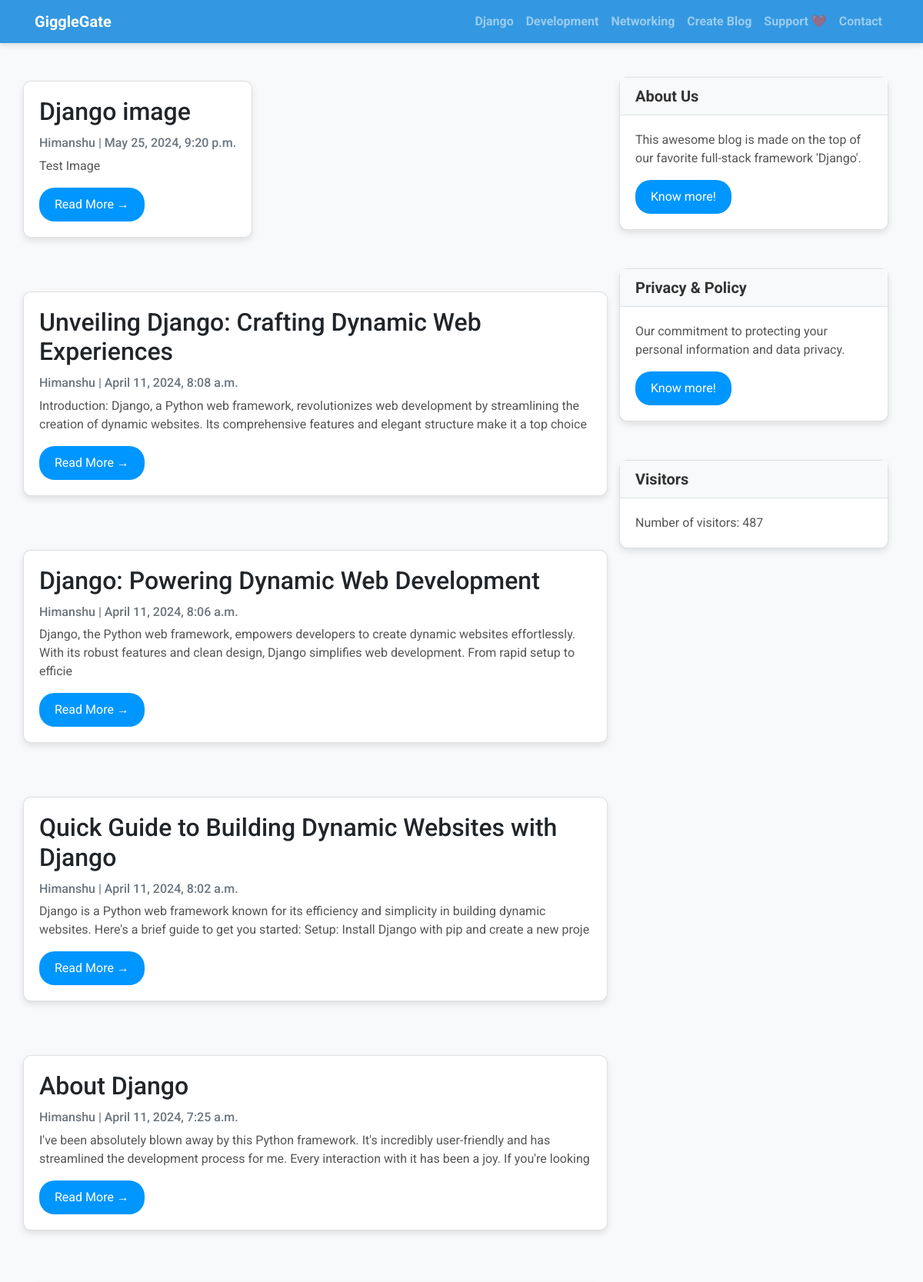
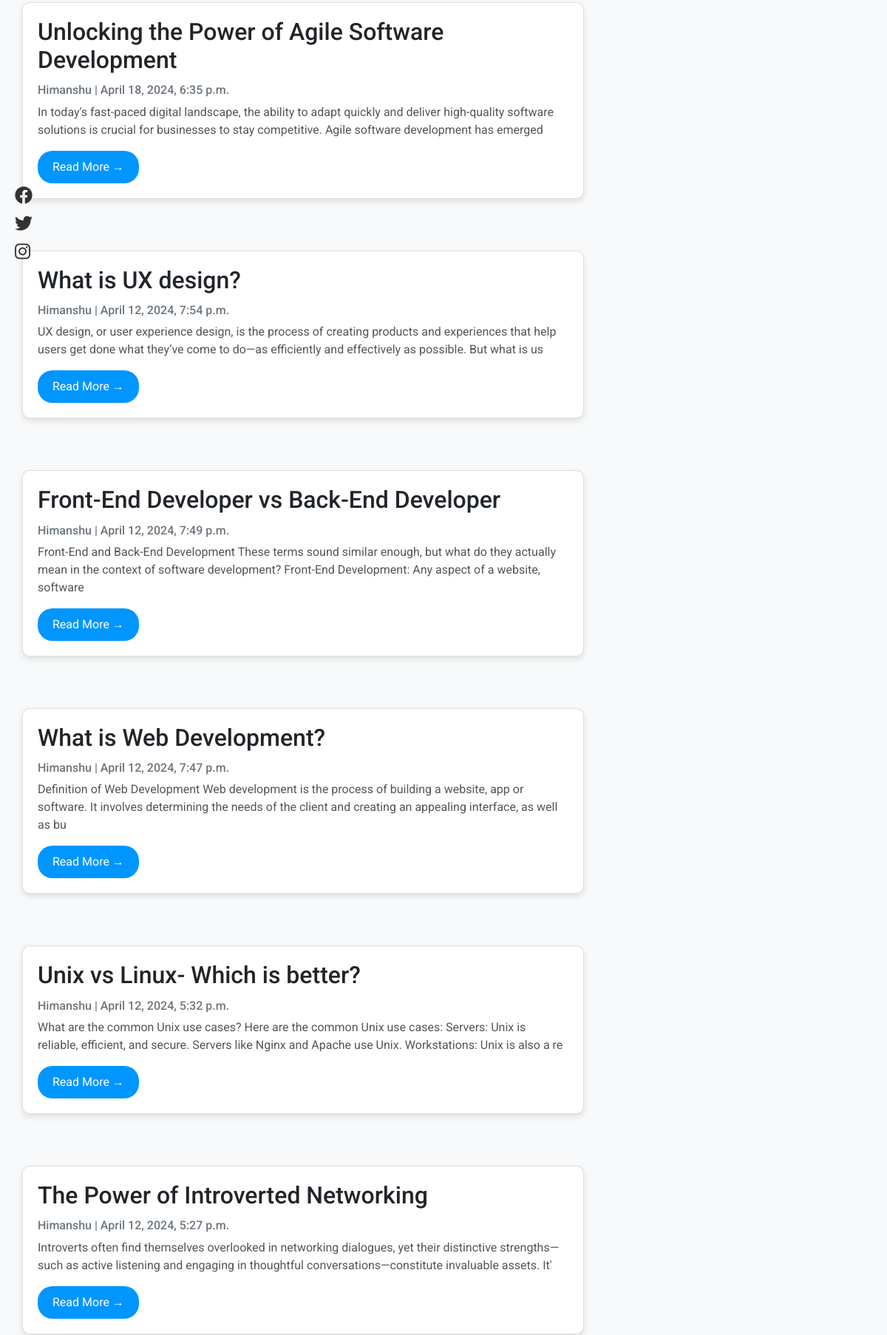
/ (signed in, upper part), run on the app's committed database (2 pictures, top to bottom).
### Blog_app/models.py (models this page shows, shortened)
class Django(models.Model):
    title = models.CharField(max_length=200, unique=True)
    slug = models.SlugField(max_length=200, unique=True)
    author = models.ForeignKey(User, on_delete=models.CASCADE, related_name='blog_posts')
    updated_on = models.DateTimeField(auto_now=True)
    content = models.TextField()
    created_on = models.DateTimeField(auto_now_add=True)
    status = models.IntegerField(choices=STATUS, default=0)
    image = models.ImageField(upload_to='images/', blank=True, null=True)
    class Meta:
        ordering = ['-created_on']

class Development(models.Model):
    title = models.CharField(max_length=200, unique=True)
    slug = models.SlugField(max_length=200, unique=True)
    author = models.ForeignKey(User, on_delete=models.CASCADE, related_name='development_posts')
    updated_on = models.DateTimeField(auto_now=True)
    content = models.TextField()
    created_on = models.DateTimeField(auto_now_add=True)
    status = models.IntegerField(choices=STATUS, default=0)
    image = models.ImageField(upload_to='images/', blank=True, null=True)
    class Meta:
        ordering = ['-created_on']

class Networking(models.Model):
    title = models.CharField(max_length=200, unique=True)
    slug = models.SlugField(max_length=200, unique=True)
    author = models.ForeignKey(User, on_delete=models.CASCADE, related_name='networking_posts')
    updated_on = models.DateTimeField(auto_now=True)
    content = models.TextField()
    created_on = models.DateTimeField(auto_now_add=True)
    status = models.IntegerField(choices=STATUS, default=0)
    image = models.ImageField(upload_to='images/', blank=True, null=True)
    class Meta:
        ordering = ['-created_on']

class VisitCounter(models.Model):
    count = models.IntegerField(default=0)

### Blog_app/views.py (the view)
# urls.py: path('', views.AllPostsView.as_view(), name='home'),
class AllPostsView(LoginRequiredMixin, generic.TemplateView):
    login_url = '/login/'  # Redirect to /login if not authenticated
    redirect_field_name = 'redirect_to'  # Optional, specifies the name of a GET field with the URL to redirect to after login
    def get(self, request):
        django_posts = Django.objects.filter(status=1)
        development_posts = Development.objects.filter(status=1)
        networking_posts = Networking.objects.filter(status=1)
        context = self.get_context_data()
        context.update({
            'django_posts': django_posts,
            'development_posts': development_posts,
            'networking_posts': networking_posts
        })
        return render(request, 'index.html', context)
    def get_context_data(self, **kwargs):
        context = super().get_context_data(**kwargs)
        visit_counter, created = VisitCounter.objects.get_or_create()
        if created:
            visit_counter.save()
        visit_counter.count += 1
        visit_counter.save()
        context['visit_counter'] = visit_counter
        return context

### templates/index.html (shortened to what this page needs)
<!DOCTYPE html>
<html lang="en">
<head>
    <link href="https://stackpath.bootstrapcdn.com/bootstrap/4.5.2/css/bootstrap.min.css" rel="stylesheet">
</head>
<body>
    {% extends "base.html" %}
    {% block content %}
    <div class="container">
        <div class="row">
            <div class="col-md-8">
                <div class="row">
                    {% for django in django_posts %}
                    <div class="">
                        <div class="card">
                            <div class="card-body">
                                <h2 class="card-title">{{ django.title }}</h2>
                                <p class="card-text text-muted h6">
                                    {{ django.author }} | {{ django.created_on}}
                                </p>
                                <p class="card-text">{{django.content|slice:":200" }}</p>
                                <a href="{% url 'django_detail' django.slug  %}" class="btn btn-primary">Read More &rarr;</a>
                            </div>
                        </div>
                    </div>
                    {% endfor %}
                    {% for development in development_posts %}
                    <div class="">
                        <div class="card">
                            <div class="card-body">
                                <h2 class="card-title">{{ development.title }}</h2>
                                <p class="card-text text-muted h6">
                                    {{ development.author }} | {{ development.created_on}}
                                </p>
                                <p class="card-text">{{development.content|slice:":200" }}</p>
                                <a href="{% url 'development_detail' development.slug  %}" class="btn btn-primary">Read More &rarr;</a>
                            </div>
                        </div>
                    </div>
                    {% endfor %}
                    {% for networking in networking_posts %}
                    <div class="">
                        <div class="card">
                            <div class="card-body">
                                <h2 class="card-title">{{ networking.title }}</h2>
                                <p class="card-text text-muted h6">
                                    {{ networking.author }} | {{ networking.created_on}}
                                </p>
                                <p class="card-text">{{networking.content|slice:":200" }}</p>
                                <a href="{% url 'networking_detail' networking.slug  %}" class="btn btn-primary">Read More &rarr;</a>
                            </div>
                        </div>
                    </div>
                    {% endfor %}
                </div>
            </div>
                {% block sidebar %}
                {% include 'sidebar.html' %}
                {% endblock sidebar %}
        </div>
    </div>
    {% endblock %}

### templates/sidebar.html (shortened to what this page needs)
{% block sidebar %}
<div class="col-md-4 float-right">
    <div class="card">
        <h5 class="card-header">About Us</h5>
        <div class="card-body">
            <p class="card-text">This awesome blog is made on the top of our favorite full-stack framework 'Django'.</p>
            <a href="{% url 'about' %}" class="btn btn-primary">Know more!</a>
        </div>
    </div>
    <div class="card">
        <h5 class="card-header">Privacy & Policy</h5>
        <div class="card-body">
            <p class="card-text">Our commitment to protecting your personal information and data privacy.</p>
            <a href="{% url 'privacy' %}" class="btn btn-primary">Know more!</a>
        </div>
    </div>
    <div class="card">
        <h5 class="card-header">Visitors</h5>
        <div class="card-body">
            <p class="card-text">Number of visitors: {{ visit_counter.count }}</p>
        </div>
    </div>
</div>
{% endblock sidebar %}

### templates/index.html (style rules this page uses)
body { margin-top: 50px !important; margin-bottom: 50px !important; }
.row { margin-top: 5px; }

### templates/base.html (style rules this page uses)
body { font-family: "Roboto", sans-serif; font-size: 16px; background-color: #f8f9fa; }

### templates/sidebar.html (style rules this page uses)
.card { box-shadow: 0 4px 8px rgba(0, 0, 0, 0.1); border-radius: 10px; margin-bottom: 20px; margin-top: 50px; }
.card-header { background-color: #f8f9fa; border-bottom: 1px solid #dee2e6; font-weight: bold; color: #333; }
.card-body { padding: 20px; }
.card-text { font-size: 16px; color: #555; }
.btn { background-color: #0096FF; color: #fff; border: none; border-radius: 20px; padding: 10px 20px; font-size: 16px; transition: background-color 0.3s; }

### data on the page
Django: title "Django image", author "Himanshu", created_on "May 25, 2024, 9:20 p.m.", content "Test Image"
Django: title "Unveiling Django: Crafting Dynamic Web Experiences", author "Himanshu", created_on "April 11, 2024, 8:08 a.m.", content "Introduction: Django, a Python web framework, revolutionizes web development by streamlining the creation of dynamic websites. Its comprehensive features and elegant structure make it a top choice"
Django: title "Django: Powering Dynamic Web Development", author "Himanshu", created_on "April 11, 2024, 8:06 a.m.", content "Django, the Python web framework, empowers developers to create dynamic websites effortlessly. With its robust features and clean design, Django simplifies web development. From rapid setup to efficie"
Django: title "Quick Guide to Building Dynamic Websites with Django", author "Himanshu", created_on "April 11, 2024, 8:02 a.m.", content "Django is a Python web framework known for its efficiency and simplicity in building dynamic websites. Here's a brief guide to get you started: Setup: Install Django with pip and create a new proje"
Django: title "About Django", author "Himanshu", created_on "April 11, 2024, 7:25 a.m.", content "I've been absolutely blown away by this Python framework. It's incredibly user-friendly and has streamlined the development process for me. Every interaction with it has been a joy. If you're looking"
Development: title "Unlocking the Power of Agile Software Development", author "Himanshu", created_on "April 18, 2024, 6:35 p.m.", content "In today's fast-paced digital landscape, the ability to adapt quickly and deliver high-quality software solutions is crucial for businesses to stay competitive. Agile software development has emerged"
Development: title "What is UX design?", author "Himanshu", created_on "April 12, 2024, 7:54 p.m.", content "UX design, or user experience design, is the process of creating products and experiences that help users get done what they’ve come to do—as efficiently and effectively as possible. But what is us"
Development: title "Front-End Developer vs Back-End Developer", author "Himanshu", created_on "April 12, 2024, 7:49 p.m.", content "Front-End and Back-End Development These terms sound similar enough, but what do they actually mean in the context of software development? Front-End Development: Any aspect of a website, software"
Development: title "What is Web Development?", author "Himanshu", created_on "April 12, 2024, 7:47 p.m.", content "Definition of Web Development Web development is the process of building a website, app or software. It involves determining the needs of the client and creating an appealing interface, as well as bu"
Networking: title "Unix vs Linux- Which is better?", author "Himanshu", created_on "April 12, 2024, 5:32 p.m.", content "What are the common Unix use cases? Here are the common Unix use cases: Servers: Unix is reliable, efficient, and secure. Servers like Nginx and Apache use Unix. Workstations: Unix is also a re"
Networking: title "The Power of Introverted Networking", author "Himanshu", created_on "April 12, 2024, 5:27 p.m.", content "Introverts often find themselves overlooked in networking dialogues, yet their distinctive strengths—such as active listening and engaging in thoughtful conversations—constitute invaluable assets. It'"
VisitCounter: count "487"
